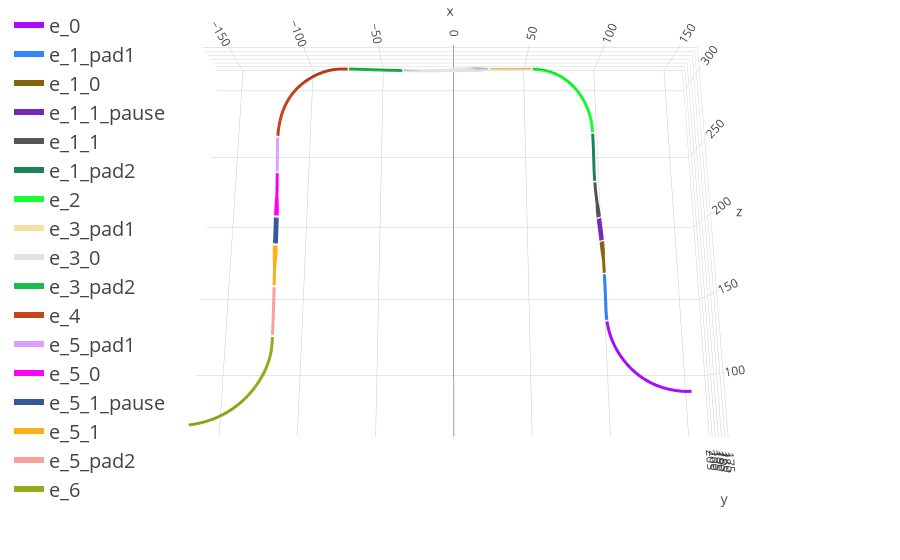

The notebook cell saved with this chart:
### Code cell
from flightanalysis import ManoeuvreAnalysis
from json import load

with open("examples/scoring/manoeuvre/ma.json", "r") as f:
    data = load(f)


ma = ManoeuvreAnalysis.from_dict(data)

from flightplotting import plotdtw

plotdtw(ma.aligned, ma.intended.elements)
